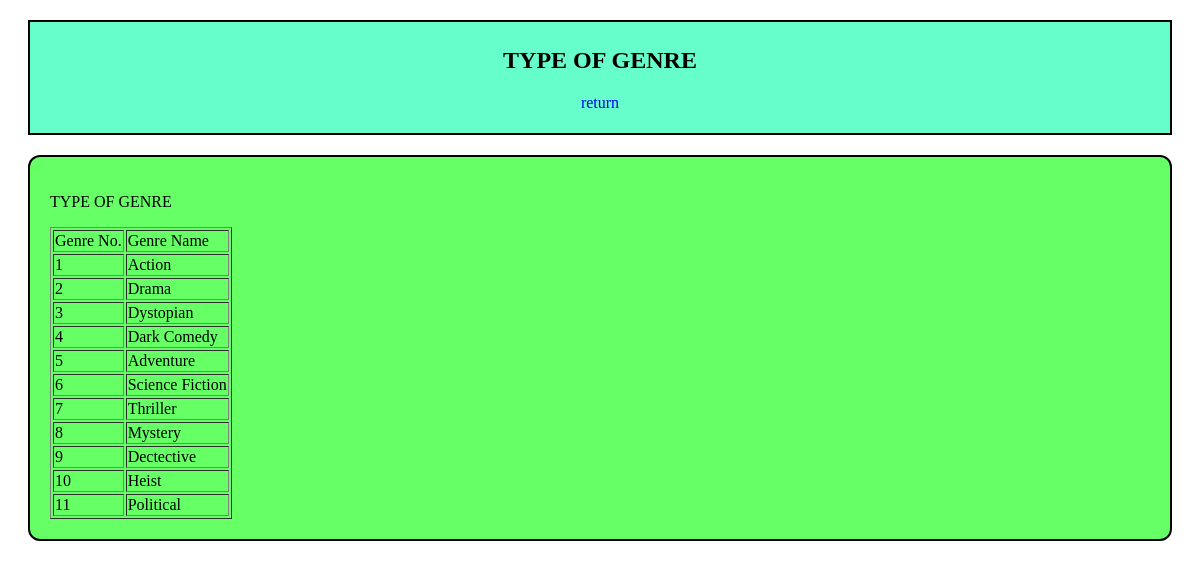
The app's page /admin/genre.php with its own data.
### tables this page shows
CREATE TABLE `genre` (
  `Genre_ID` int(11) NOT NULL,
  `Genre_Name` varchar(50) NOT NULL
);

### admin/genre.php (the view, shortened to what this page needs)
<html>
<head>
<link rel="stylesheet" href="styles.css">
</head>
<body>
<div class="head">
<h2>TYPE OF GENRE</h2>
<p ><a href="adminmain.php">return</a></p>
</div>
<div class="BODY" >
<p>TYPE OF GENRE</p>
<table border="1">
  <tr>
    <td>Genre No.</td>
    <td>Genre Name</td>
  </tr>
<?php
include "connection.php";
$records = mysqli_query($conn,"select * from genre");
while($data = mysqli_fetch_array($records))
{
?>
  <tr>
    <td><?php echo $data['Genre_ID']; ?></td>
    <td><?php echo $data['Genre_Name']; ?></td>
  </tr>
<?php
}
?>
</table>
</div>
</body>
</html>

### admin/styles.css (style rules this page uses)
.head a { text-decoration:none; }
.head { background-color: #66ffcc; color: black; text-align: center; border: 2px solid black; margin: 20px; padding: 5px; }
.BODY { background-color: #66ff66; color: BLACK; border: 2px solid black; margin: 20px; padding: 20px; border-radius: 12px; }

### records on screen
genre: Genre_ID "1", Genre_Name "Action"
genre: Genre_ID "2", Genre_Name "Drama"
genre: Genre_ID "3", Genre_Name "Dystopian"
genre: Genre_ID "4", Genre_Name "Dark Comedy"
genre: Genre_ID "5", Genre_Name "Adventure"
genre: Genre_ID "6", Genre_Name "Science Fiction"
genre: Genre_ID "7", Genre_Name "Thriller"
genre: Genre_ID "8", Genre_Name "Mystery"
genre: Genre_ID "9", Genre_Name "Dectective"
genre: Genre_ID "10", Genre_Name "Heist"
genre: Genre_ID "11", Genre_Name "Political"
